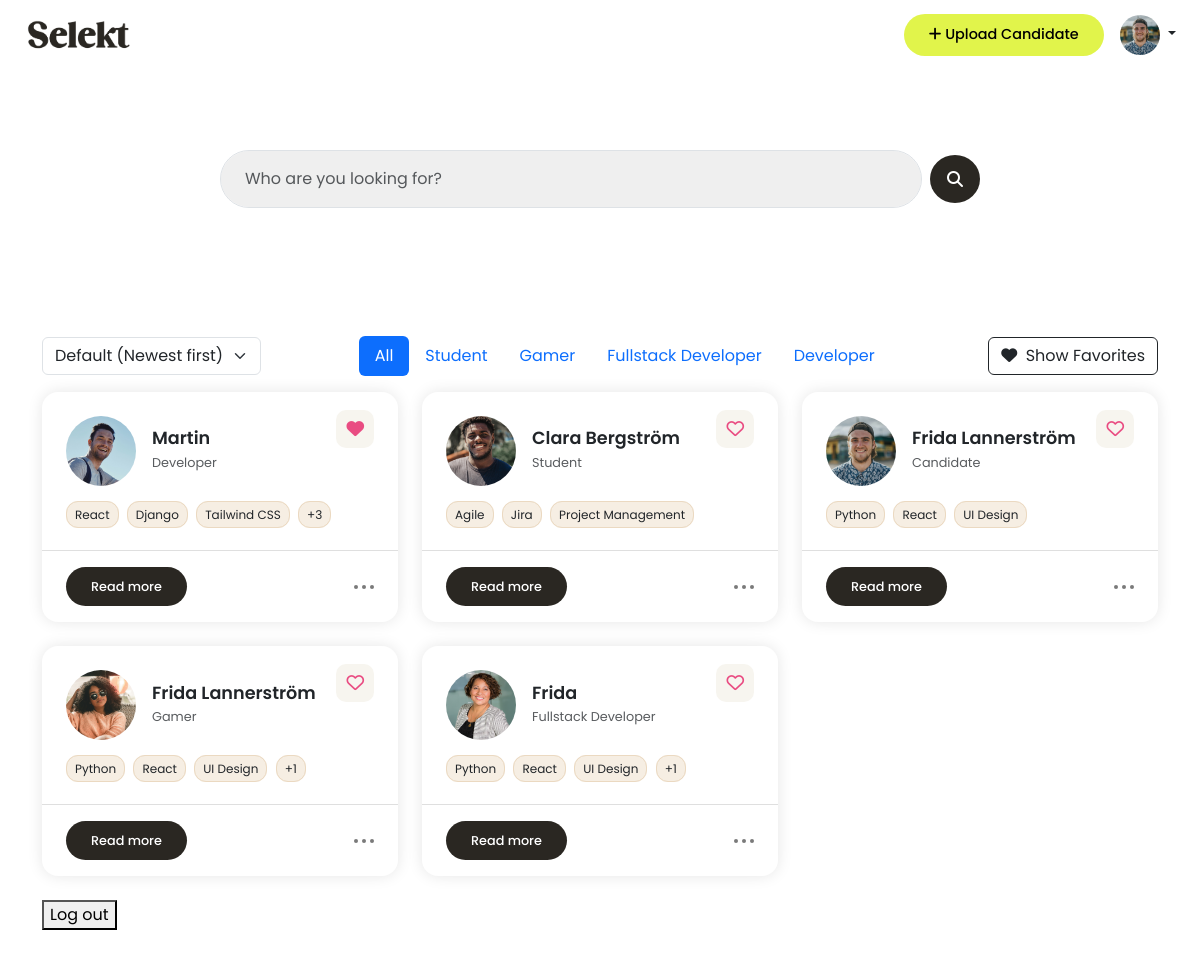
The page /dashboard/ (signed in) on the database its author committed.
### candidates/models.py (models this page shows, shortened)
class Profile(models.Model):
    user = models.OneToOneField(User, on_delete=models.CASCADE)
    profile_image = models.ImageField(upload_to='profile_images/', blank=True, null=True)

class Candidate(models.Model):
    user = models.ForeignKey(User, on_delete=models.CASCADE)
    name = models.CharField(max_length=100)
    email = models.EmailField()
    phone_number = models.CharField(max_length=20, blank=True)
    job_title = models.CharField(max_length=100, blank=True)
    profile_summary = models.TextField(blank=True)
    work_experience = models.TextField(blank=True)
    education = models.TextField(blank=True)
    location = models.CharField(max_length=100, blank=True)
    links = models.CharField(max_length=255, blank=True, help_text="e.g. LinkedIn, GitHub URLs")
    profile_image = models.ImageField(upload_to='profile_images/', blank=True, null=True)
    other = models.TextField(blank=True)
    notes = models.TextField(blank=True)
    top_skills = models.CharField(
        max_length=255,
        blank=True,
        help_text="Write top skills separated by commas (e.g. Communication, Leadership, SQL)"
    )
    uploaded_at = models.DateTimeField(auto_now_add=True)

### candidates/views.py (the view)
# urls.py: path('dashboard/', candidate_views.dashboard, name='dashboard'),
@login_required
def dashboard(request):
    query = request.GET.get('q', '')
    sort = request.GET.get('sort', '')
    filter_title = request.GET.get('title', '')
    show_favorites = request.GET.get('favorites') == '1'
    candidates = Candidate.objects.filter(user=request.user)
    if show_favorites:
        candidates = candidates.filter(favorite__user=request.user)
    candidates = filter_candidates(candidates, query)
    if filter_title:
        candidates = candidates.filter(job_title__iexact=filter_title)
    if sort == 'name':
        candidates = candidates.order_by('name')
    else:
        candidates = candidates.order_by('-uploaded_at')
    job_titles = (
        Candidate.objects
        .filter(user=request.user)
        .exclude(job_title__isnull=True)
        .exclude(job_title__exact='')
        .values('job_title')
        .annotate(count=Count('job_title'))
        .order_by('-count')[:6]
    )
    for candidate in candidates:
        candidate.skill_list = [skill.strip() for skill in candidate.top_skills.split(',')]
        candidate.is_favorite = Favorite.objects.filter(user=request.user, candidate=candidate).exists()
    context = {
        'candidates': candidates,
        'job_titles': job_titles,
        'active_title': filter_title,
    }
    return render(request, 'dashboard.html', context)

### candidates/context_processors.py (called while the page is built)
def profile_picture(request):
    if request.user.is_authenticated:
        try:
            profile = request.user.profile
        except Profile.DoesNotExist:
            profile = None
    else:
        profile = None
    return {'profile': profile}

### candidates/views.py (called while the page is built, shortened)
def filter_candidates(queryset, query):
    return queryset

### templates/dashboard.html (shortened to what this page needs)
{% extends "base.html" %}
{% load static %}
{% block content %}
<div class="container hero">
    <form method="get" class="d-flex align-items-center gap-2 w-100 candidate-search position-relative">
      <input type="text"
             class="form-control px-4 py-3 border-1 shadow-none"
             name="q"
             id="searchInput"
             placeholder="Who are you looking for?"
             value="{{ request.GET.q }}">
      <button class="btn button-base scn-button d-flex justify-content-center align-items-center rounded-circle" type="submit">
        <i class="fas fa-search"></i>
      </button>
    </form>
</div>
<div class="container py-5">
  <div class="d-flex justify-content-between align-items-center mb-4 flex-wrap gap-3">
    <form id="sortForm" method="get" class="d-flex align-items-center">
      <select name="sort" id="sortSelect" class="form-select w-auto">
        <option value="" {% if not request.GET.sort %}selected{% endif %}>Default (Newest first)</option>
      </select>
    </form>
    <ul class="nav nav-pills justify-content-center flex-grow-1">
      <li class="nav-item">
        <a class="nav-link {% if not active_title %}active{% endif %}" href="{% url 'dashboard' %}">All</a>
      </li>
      {% for title in job_titles %}
      <li class="nav-item">
        <a class="nav-link {% if active_title == title.job_title %}active{% endif %}" href="?title={{ title.job_title|urlencode }}">
          {{ title.job_title }}
        </a>
      </li>
      {% endfor %}
    </ul>
    {% if request.GET.favorites %}
    <a href="{% url 'dashboard' %}" class="btn btn-dark">
      <i class="fas fa-heart me-1"></i> Showing Favorites
    </a>
  {% else %}
    <a href="?favorites=1" class="btn btn-outline-dark">
      <i class="fas fa-heart me-1"></i> Show Favorites
    </a>
  {% endif %}
  {% if candidates %}
  <div class="row g-4">
    {% for candidate in candidates %}
    <div class="col-md-4 col-sm-6">
      <div class="candidate-card bg-white position-relative">
        <div class="position-absolute top-0 end-0 p-4">
          <span class="heart-icon" onclick="toggleFavorite({{ candidate.id }}, this)">
            <i class="fa{% if candidate.is_favorite %}-solid{% else %}-regular{% endif %} fa-heart"></i>
          </span>
        </div>
        <div class="px-4 pt-4 pb-2">
          <div class="d-flex align-items-center gap-3 mb-3">
            {% if candidate.profile_image %}
            <img src="{{ candidate.profile_image.url }}" alt="Profile Image" />
        {% else %}
        <img src="{% static 'media/images/user-pic.png' %}" alt="Profile Image" />
          {% endif %}
            <div>
              <h4 class="mb-0">{{ candidate.name }}</h4>
              <small class="text-muted">{{ candidate.job_title|default:'Candidate' }}</small>
            </div>
          </div>
          <div class="skill-container">
            {% with candidate.skill_list as skills %}
            {% for skill in skills|slice:":3" %}
              <span class="skill-badge">{{ skill }}</span>
            {% endfor %}
            {% if skills|length > 3 %}
              <span class="skill-badge">+{{ skills|length|add:"-3" }}</span>
            {% endif %}
          {% endwith %}
          </div>
        </div>
        <hr>
        <div class="d-flex justify-content-between align-items-center px-4 pb-3">
          <a href="#" onclick="openCandidateModal({{ candidate.id|escapejs }})" class="btn button-base scn-button read-btn">Read more</a>
          <div class="dot-menu">
            <span class="dot"></span>
            <span class="dot"></span>
            <span class="dot"></span>
          </div>
        </div>
      </div>
    </div>
    {% endfor %}
  </div>
  {% else %}
    <p>No candidates yet.</p>
  {% endif %}
</div>
  <form action="{% url 'logout' %}" method="post">
    <button type="submit">Log out</button>
  </form>
</div>
{% endblock %}

### templates/base.html (shortened to what this page needs)
{% load static %}
<!DOCTYPE html>
<html lang="en">
<head>
    <link href="https://cdn.jsdelivr.net/npm/bootstrap@5.3.2/dist/css/bootstrap.min.css" rel="stylesheet">
    <link rel="stylesheet" href="{% static 'css/style.css' %}">
    <link rel="stylesheet" href="https://cdn.jsdelivr.net/npm/trumbowyg@2.25.1/dist/ui/trumbowyg.min.css">
<link rel="stylesheet" href="https://cdn.jsdelivr.net/npm/trumbowyg@2.25.1/dist/ui/trumbowyg.min.css">
</head>
<body class="logged-in-body">
<header class="d-flex justify-content-between align-items-center px-4 py-3">
  <a href="{% url 'dashboard' %}" class="text-decoration-none">
    <img src="{% static 'media/images/logo.png' %}" alt="Logo" class="logo-img">
  </a>
  <div class="d-flex align-items-center gap-3">
    <a href="{% url 'candidate_add' %}" class="btn button-base cta-button">
      <i class="fa-solid fa-plus"></i> Upload Candidate
    </a>
    <div class="dropdown">
      <button class="btn dropdown-toggle p-0 border-0 bg-transparent" type="button" id="userMenuButton" data-bs-toggle="dropdown" aria-expanded="false">
        {% if profile and profile.profile_image %}
        <img src="{{ profile.profile_image.url }}" alt="Profile" class="rounded-circle profile-pic">
    {% else %}
        <img src="{% static 'media/images/user-pic.png' %}" alt="Default Image" class="rounded-circle profile-pic">
    {% endif %}
      </button>
    </div>
</header>
              {% block content %}
              {% endblock %}
</body>
</html>

### static/css/style.css (style rules this page uses)
body, .index-body, .auth-body { font-family: 'Poppins', sans-serif; }
h4 { font-size: 1.1rem; font-weight: 600; }
.text-muted { color: grey; font-size: 0.8rem; font-family: 'Poppins', sans-serif; }
.button-base { border-radius: 100px; padding: 10px 25px; font-weight: 500; display: inline-block; text-decoration: none; border: none; font-family: 'Poppins', sans-serif; }
.cta-button { background-color: #E1F44B; color: black; }
.scn-button { background-color: #2A2722; color: white; }
.logged-in-body .cta-button { font-size: 0.9rem; }
header { border-bottom: 0px; height: 70px; }
.logo-img { width: 110px; }
.profile-pic { width: 40px; height: 40px; object-fit: cover; }
.hero { padding: 80px 20px; text-align: center; max-width: 800px; }
.candidate-card { border-radius: 16px; box-shadow: 0 0 15px rgba(0, 0, 0, 0.1); transition: 0.3s ease; position: relative; }
.candidate-card hr { color: grey; }
.candidate-card img { width: 70px; height: 70px; border-radius: 50%; object-fit: cover; }
.skill-badge { background-color: #F6EEE3; font-size: 0.75rem; padding: 4px 8px; border-radius: 12px; margin-right: 4px; border: 1px solid #EBD9C1; }
.read-btn { font-size: 0.8rem; font-weight: 500; }
.heart-icon { font-size: 1.1rem; color: #E94C82; background: #f7f5ef; padding: 7px 10px; border-radius: 10px; }
.dot-menu { display: flex; gap: 4px; }
.dot { width: 4px; height: 4px; background-color: #7a7a7a; border-radius: 50%; }
.candidate-search input { background-color: #EFEFEF; border-radius: 100px; }
.candidate-search .btn { height: 48px; width: 48px; }

### rows shown on the page
Profile: profile_image (picture)
Candidate: profile_image (picture), name "Martin", job_title "Developer", skills "React" "Django" "Tailwind CSS", skill_list|length "3"
Candidate: profile_image (picture), name "Clara Bergström", job_title "Student", skills "Agile" "Jira" "Project Management"
Candidate: profile_image (picture), name "Frida Lannerström", job_title "Candidate", skills "Python" "React" "UI Design"
Candidate: profile_image (picture), name "Frida Lannerström", job_title "Gamer", skills "Python" "React" "UI Design", skill_list|length "1"
Candidate: profile_image (picture), name "Frida", job_title "Fullstack Developer", skills "Python" "React" "UI Design", skill_list|length "1"

### other values the page prints
{{ title.job_title }} "Student" "Gamer" "Fullstack Developer" "Developer"
